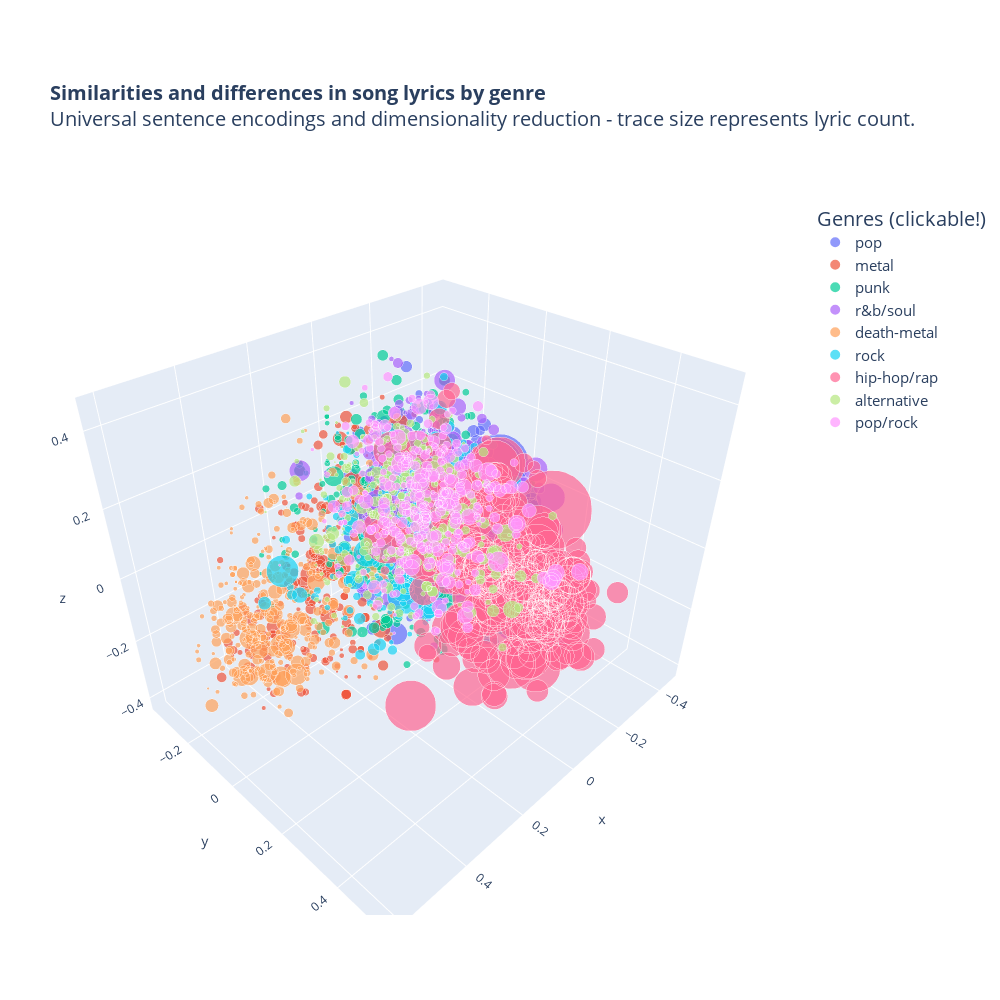

Notebook source saved alongside this figure:
### Code cell
scatPlot_3 = Musixmatch_scatPlot(df,df_embed,n_components=3)

### Figure 1 — Plotly figure (JSON) as saved in the notebook; plotly's stock layout.template omitted (floating-point values rounded to 4 significant figures; data arrays with more than 128 entries replaced by an {"elided": "..."} marker saying what was removed)
{"data": [{"hoverinfo": "text", "marker": {"size": {"elided": "544 float values"}}, "mode": "markers", "name": "pop", "text": {"elided": "544 str values"}, "type": "scatter3d", "x": {"elided": "544 float values"}, "y": {"elided": "544 float values"}, "z": {"elided": "544 float values"}}, {"hoverinfo": "text", "marker": {"size": {"elided": "309 float values"}}, "mode": "markers", "name": "metal", "text": {"elided": "309 str values"}, "type": "scatter3d", "x": {"elided": "309 float values"}, "y": {"elided": "309 float values"}, "z": {"elided": "309 float values"}}, {"hoverinfo": "text", "marker": {"size": {"elided": "359 float values"}}, "mode": "markers", "name": "punk", "text": {"elided": "359 str values"}, "type": "scatter3d", "x": {"elided": "359 float values"}, "y": {"elided": "359 float values"}, "z": {"elided": "359 float values"}}, {"hoverinfo": "text", "marker": {"size": {"elided": "404 float values"}}, "mode": "markers", "name": "r&b/soul", "text": {"elided": "404 str values"}, "type": "scatter3d", "x": {"elided": "404 float values"}, "y": {"elided": "404 float values"}, "z": {"elided": "404 float values"}}, {"hoverinfo": "text", "marker": {"size": {"elided": "344 float values"}}, "mode": "markers", "name": "death-metal", "text": {"elided": "344 str values"}, "type": "scatter3d", "x": {"elided": "344 float values"}, "y": {"elided": "344 float values"}, "z": {"elided": "344 float values"}}, {"hoverinfo": "text", "marker": {"size": {"elided": "444 float values"}}, "mode": "markers", "name": "rock", "text": {"elided": "444 str values"}, "type": "scatter3d", "x": {"elided": "444 float values"}, "y": {"elided": "444 float values"}, "z": {"elided": "444 float values"}}, {"hoverinfo": "text", "marker": {"size": {"elided": "302 float values"}}, "mode": "markers", "name": "hip-hop/rap", "text": {"elided": "302 str values"}, "type": "scatter3d", "x": {"elided": "302 float values"}, "y": {"elided": "302 float values"}, "z": {"elided": "302 float values"}}, {"hoverinfo": "text", "marker": {"size": {"elided": "362 float values"}}, "mode": "markers", "name": "alternative", "text": {"elided": "362 str values"}, "type": "scatter3d", "x": {"elided": "362 float values"}, "y": {"elided": "362 float values"}, "z": {"elided": "362 float values"}}, {"hoverinfo": "text", "marker": {"size": {"elided": "358 float values"}}, "mode": "markers", "name": "pop/rock", "text": {"elided": "358 str values"}, "type": "scatter3d", "x": {"elided": "358 float values"}, "y": {"elided": "358 float values"}, "z": {"elided": "358 float values"}}], "layout": {"height": 1000, "legend": {"font": {"family": "Open Sans", "size": 15}, "itemsizing": "constant", "orientation": "v", "title": {"font": {"family": "Open Sans", "size": 20}, "side": "top", "text": "Genres (clickable!)"}}, "margin": {"b": 85, "l": 40, "pad": 0, "r": 40, "t": 200}, "showlegend": true, "title": {"font": {"size": 20}, "text": "<b>Similarities and differences in song lyrics by genre</b>    <br>Universal sentence encodings and dimensionality reduction - trace size represents lyric count."}, "width": 1000, "xaxis": {"showgrid": true, "showline": true, "showticklabels": true, "title": {"text": "Principal Component 1"}, "zeroline": true}, "yaxis": {"showgrid": true, "showline": true, "showticklabels": true, "title": {"text": "Principal Component 2"}, "zeroline": true}}}
